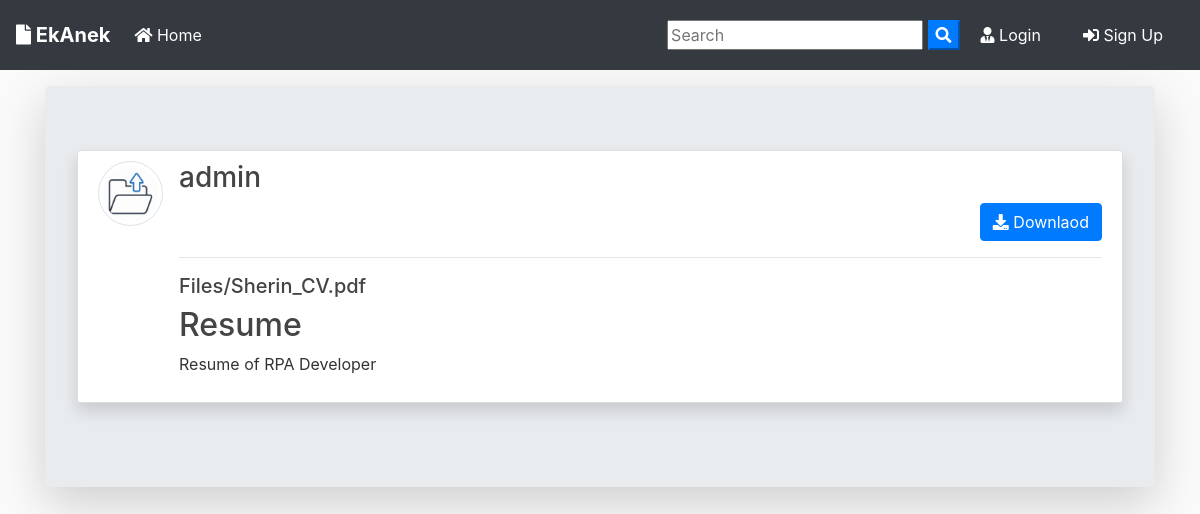
The app's page /post/2/ with its own data.
### blog/models.py (models this page shows, shortened)
class Post(models.Model):
	id = models.BigAutoField(primary_key=True)
	title = models.CharField(max_length=100)
	file = models.FileField(null=True,blank=True,upload_to='Files')
	content = models.TextField()
	date_posted = models.DateTimeField(default=timezone.now)
	author = models.ForeignKey(User, on_delete=models.CASCADE)
	def extension(self):
		name, extension = os.path.splitext(self.file.name)
		return extension

### users/models.py (models this page shows, shortened)
class Profile(models.Model):
    id = models.BigAutoField(primary_key=True)
    user = models.OneToOneField(User, on_delete=models.CASCADE)
    image = models.ImageField(default='default.jpg', upload_to='profile_pics')

### blog/views.py (the view)
# urls.py: path('post/<int:pk>/', PostDetailView.as_view(), name='post-detail'),
class PostDetailView(DetailView):
    model = Post
    template_name = 'blog/post_detail.html'

### blog/templates/blog/post_detail.html (shortened to what this page needs)
{% extends "blog/base.html" %}
{% block content %}
<div class="jumbotron mt-3 shadow-lg">
<article class="media content-section shadow ">
   <a href="{{ object.author.profile.image.url }} " target="_blank"> <img src="{{ object.author.profile.image.url }}  " alt="" class="article-img rounded-circle img-thumbnail img-fluid">
   </a>
    <div class="media-body">
      <div class="">
        <div class="d-flex justify-content-between">
        <a class="mr-2 mt-0 mb-0  text-dark" href="{% url 'user-posts' object.author.username  %}"><h3>{{ object.author }}</h3></a>
        </div>
        {% if object.author != user %}
          <div class="form-group mt-0 pt-0 d-flex justify-content-end">
            <a href="{{ object.file.url }}" download class="btn btn-primary flex-last" type="submit"><i class="fas fa-download"></i> Downlaod</a>
          </div>
        {% endif %}
        <hr>
      </div>
      <div>
        {% if object.file %}
          {% if object.extension == '.jpg' or object.extension == 'jpeg' or object.extension == 'png' %}
            <a href="{{ object.file.url }}"  download ><img src="{{ object.file.url }}" alt="" class="img-fluid "></a>
            <a href="{{ object.file.url }}"  download class="text-dark"><h5>{{ object.file }}</h5></a>
          {% else %}
            <a href="{{ object.file.url }}"  download class="text-dark"><h5>{{ object.file }}</h5></a>
          {% endif %}
        {% endif %}
      </div>
      <h2>{{ object.title }}</h2>
      <p class="article-content">{{ object.content }}</p>
    </div>
  </article>
{% endblock content %}

### blog/static/blog/main.css (style rules this page uses)
body { background: #fafafa; color: #333333; margin-top: 0; }
h1, h2, h3, h4, h5, h6 { color: #444444; }
.content-section { background: #ffffff; padding: 10px 20px; border: 1px solid #dddddd; border-radius: 3px; margin-bottom: 20px; }
.article-content { white-space: pre-line; }
.article-img { height: 65px; width: 65px; margin-right: 16px; }

### records on screen
Post: author.profile.image (placeholder picture), author "admin", file "Files/Sherin_CV.pdf", title "Resume", content "Resume of RPA Developer"
